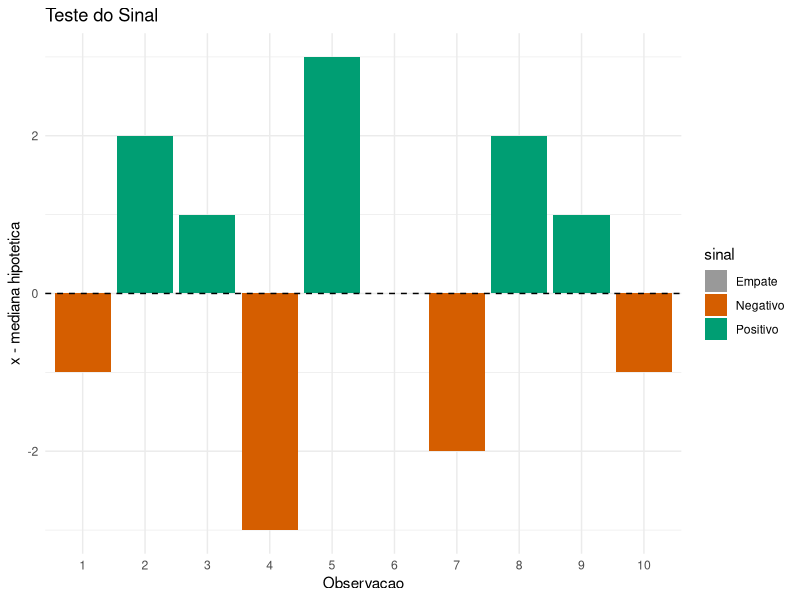

Write R code to recreate this figure.
# Teste Não-paramétrico do Sinal para a Mediana ----

# Biblioteca ggplot2 ----
library(ggplot2)

# Dados da amostra ----
x <- c(12, 15, 14, 10, 16, 13, 11, 15, 14, 12)

# Mediana hipotética ----
m0 <- 13

# Diferença entre observação e mediana hipotética ----
d <- (x - m0)

# Classificação dos sinais ----
sign <- ifelse(d > 0,"Positivo",
               ifelse(d < 0,"Negativo","Empate"))

# Estatística do teste S (número de sinais positivos) ----
S <- sum(sign == "Positivo")

# Tamanho efetivo da amostra (empates removidos) ----
n <- sum(sign != "Empate")

# Teste exato usando distribuição binomial ----
teste_exato <- binom.test(S,n,0.5)
p_exato <- teste_exato$p.value

# Aproximação normal ----
z <- (S - n/2) / sqrt(n/4)
z

# p-valor bicaudal da aproximação normal ----
p_normal <- 2 * pnorm(-abs(z))

# Resultados ----
cat("S =",S,"\n")
cat("n =",n,"\n")
cat("p-valor exato =", p_exato,"\n")
cat("p-valor aproximacao normal =", p_normal,"\n")

# Data frame para gráfico ----
df <- data.frame(observacao = factor(1:length(x)),
                 diferenca = d, sinal = sign)

# Paleta Okabe-Ito ----
pal <- c(Positivo = "#009E73", Negativo = "#D55E00", Empate = "#999999")

# Gráfico dos sinais ----
ggplot(df,aes(observacao,diferenca,fill=sinal)) +
  geom_col() +
  geom_hline(yintercept=0,linetype="dashed") +
  scale_fill_manual(values=pal) +
  labs(title="Teste do Sinal", y="x - mediana hipotetica", x="Observacao") +
  theme_minimal()
